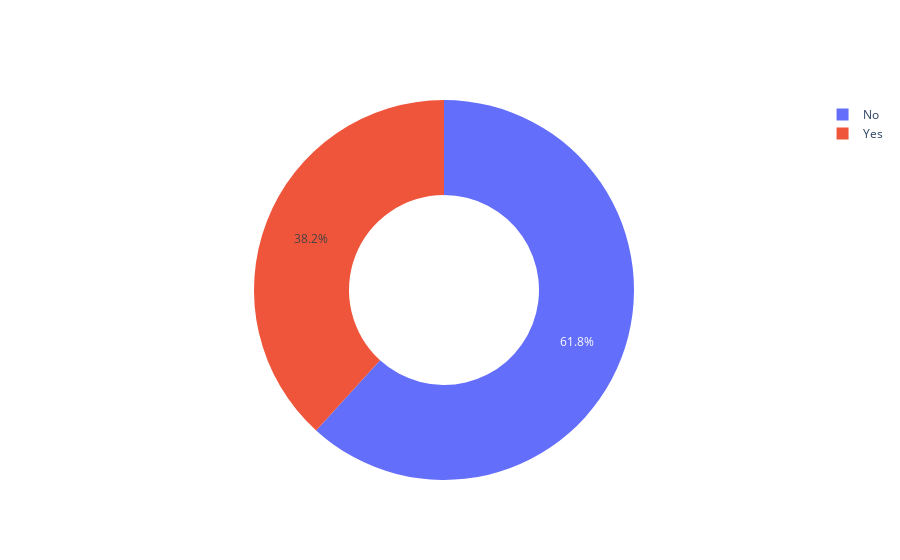

The notebook cell saved with this chart:
### Markdown cell above
# Q.8: let’s see if a smoker tips more or a non-smoker:

### Code cell
Labels=data['smoker']
Values=data['tip']
Data=go.Pie(labels=Labels,values=Values,hole=0.5)
fig=go.Figure(data=[Data])
fig.show()

### Figure 1 — Plotly figure (JSON) as saved in the notebook; plotly's stock layout.template omitted (floating-point values rounded to 4 significant figures; data arrays with more than 128 entries replaced by an {"elided": "..."} marker saying what was removed)
{"data": [{"hole": 0.5, "labels": {"elided": "244 str values"}, "type": "pie", "values": {"elided": "244 float values"}}], "layout": {"autosize": true}}
